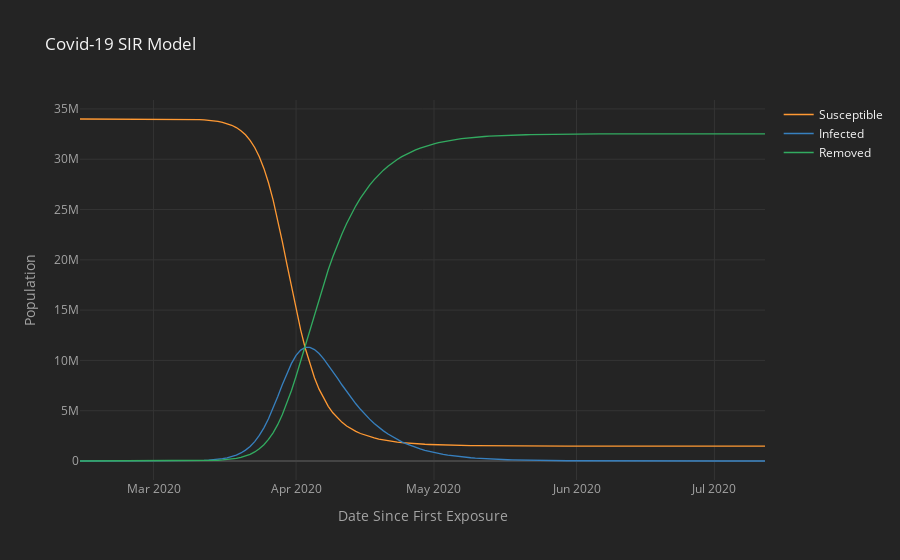

Write notebook code for a chart like this one.
### Code cell
# plot SIR model
res.iplot(kind='scatter',
          theme='henanigans',
          xTitle='Date Since First Exposure',
          yTitle='Population',
          title='Covid-19 SIR Model')

### Figure 1 — Plotly figure (JSON) as saved in the notebook; plotly's stock layout.template omitted (floating-point values rounded to 4 significant figures; data arrays with more than 128 entries replaced by an {"elided": "..."} marker saying what was removed)
{"data": [{"line": {"color": "rgba(255, 153, 51, 1.0)", "dash": "solid", "shape": "linear", "width": 1.3}, "mode": "lines", "name": "Susceptible", "text": "", "type": "scatter", "x": {"elided": "150 str values"}, "y": {"elided": "150 float values"}}, {"line": {"color": "rgba(55, 128, 191, 1.0)", "dash": "solid", "shape": "linear", "width": 1.3}, "mode": "lines", "name": "Infected", "text": "", "type": "scatter", "x": {"elided": "150 str values"}, "y": {"elided": "150 float values"}}, {"line": {"color": "rgba(50, 171, 96, 1.0)", "dash": "solid", "shape": "linear", "width": 1.3}, "mode": "lines", "name": "Removed", "text": "", "type": "scatter", "x": {"elided": "150 str values"}, "y": {"elided": "150 float values"}}], "layout": {"legend": {"bgcolor": "#242424", "font": {"color": "#F4F4F4"}}, "paper_bgcolor": "#242424", "plot_bgcolor": "#242424", "title": {"font": {"color": "#F4F4F4"}, "text": "Covid-19 SIR Model"}, "xaxis": {"gridcolor": "#343434", "showgrid": true, "tickfont": {"color": "#A4A4A4"}, "title": {"font": {"color": "#A4A4A4"}, "text": "Date Since First Exposure"}, "zerolinecolor": "#444444"}, "yaxis": {"gridcolor": "#343434", "showgrid": true, "tickfont": {"color": "#A4A4A4"}, "title": {"font": {"color": "#A4A4A4"}, "text": "Population"}, "zerolinecolor": "#444444"}}}
